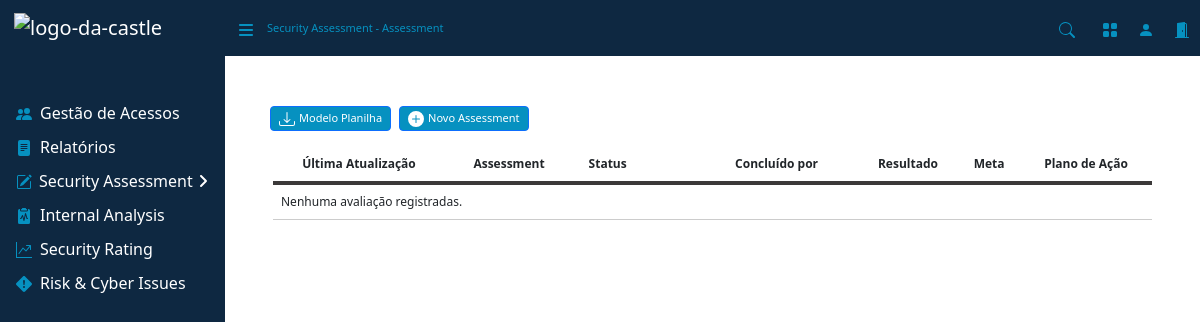
The app's page /assessment/, older data.
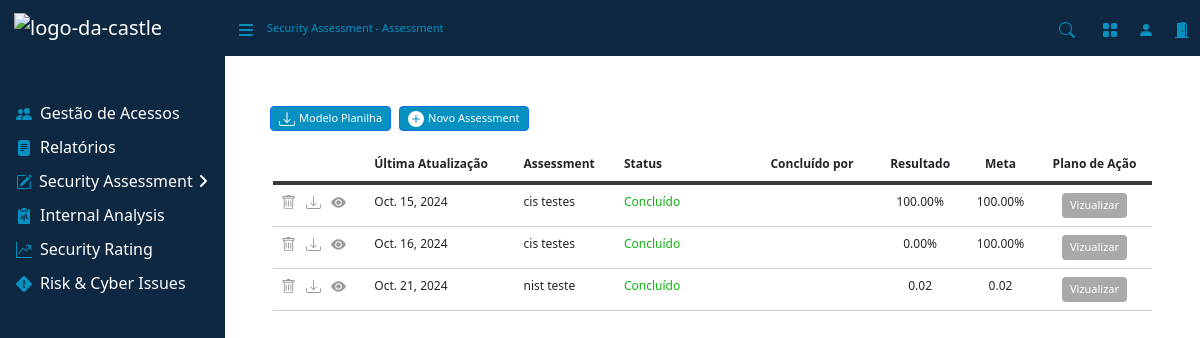
The same page, newer data.
### assessment/models.py (models this page shows, shortened)
class AssessmentModel(models.Model):
    CONCLUIDO = 'Concluído'
    ANDAMENTO = 'Andamento'
    CRITERIO_CHOICES = [
        (CONCLUIDO, 'Concluído'),
        (ANDAMENTO, 'Andamento'),
    ]
    framework = models.ForeignKey(FrameworkModel, on_delete=models.CASCADE)
    nome = models.CharField(max_length=255)
    status = models.CharField(max_length=20, choices=CRITERIO_CHOICES)
    data_upload = models.DateField(auto_now_add=True)
    excel_file = models.FileField(upload_to='assessments/')
    resultado = models.CharField(max_length=255)
    meta = models.CharField(max_length=255)

### assessment/views/assessment.py (the view, shortened to what this page needs)
# urls.py: path('assessment/', views.Assessment.as_view(), name='assessment'),
class Assessment(View):
    template_name = 'paginas/assessment.html'
    def get(self, request):
        frameworks = FrameworkModel.objects.all()  # Obtém todos os objetos de FrameworkModel
        assessments = AssessmentModel.objects.all()  # Obtém todos os objetos de AssessmentModel
        form1 = NovoAssessmentForm()
        return render(request, self.template_name, {
            'form1': form1,
            'frameworks': frameworks,
            'assessments': assessments
        })

### assessment/models.py (called while the page is built)
    def __str__(self):
        return self.nome

### assessment/templates/paginas/assessment.html (shortened to what the changed rows need)
{% extends 'base.html' %}
{% load crispy_forms_tags %}
{% block content %}
<main>
    <div class="table-responsive font-middle px-5">
        <table class="table">
            <thead>
                <tr>
                    <th scope="col"></th>
                    <th scope="col">Última Atualização</th>
                    <th scope="col" class="col-lg">Assessment</th>
                    <th scope="col" class="col-2">Status</th>
                    <th scope="col">Concluído por</th>
                    <th scope="col" style="text-align: center;">Resultado</th>
                    <th scope="col" style="text-align: center;">Meta</th>
                    <th scope="col" style="text-align: center;">Plano de Ação</th>
                </tr>
            </thead>
            <tbody>
                {% for assessment in assessments %}
                <tr>
                    <td>
                        <div class="icon-container" style="display: flex; gap: 10px;">
                            <span class="btn-delete" data-id="{{ assessment.id }}" data-bs-toggle="modal" data-bs-target="#confirmDeleteModal">
                            </span>
                            {% if assessment.excel_file %}
                            <span id="downloadIcon" onclick="window.location.href='{{ assessment.excel_file.url }}'">
                            </span>
                            {% else %}
                                <p>Nenhum arquivo disponível para download</p>
                            {% endif %}
                            <a href="{% url 'redirecionar_framework2' assessment.id %}">
                                <span>
                                    <svg width="16" height="16" fill="currentColor" class="bi-gear-fill" viewBox="0 0 16 16">
                                        <path d="M10.5 8a2.5 2.5 0 1 1-5 0 2.5 2.5 0 0 1 5 0"/>
                                        <path d="M0 8s3-5.5 8-5.5S16 8 16 8s-3 5.5-8 5.5S0 8 0 8m8 3.5a3.5 3.5 0 1 0 0-7 3.5 3.5 0 0 0 0 7"/>
                                    </svg>
                                </span>
                            </a>
                        </div>
                    </td>
                    <td>{{ assessment.data_upload }}</td>
                    <td>{{ assessment.nome }}</td>
                    <td class="nivel" data-nivel="{{ assessment.status }}">{{ assessment.status }}</td>
                    <td></td>
                    <td style="text-align: center;">{{ assessment.resultado }}</td>
                    <td style="text-align: center;">{{ assessment.meta }}</td>
                    <td style="text-align: center;">
                        {% if assessment.status == 'Concluído' %}
                            <a href="{% url 'planodeacao' %}">
                                <button class="btn btn-secondary btn-lg btn-sm" style="background-color: darkgrey; border: none;">Vizualizar</button>
                            </a>
                        {% endif %}
                    </td>
                </tr>
                {% empty %}
                <tr>
                    <td colspan="8">Nenhuma avaliação registradas.</td>
                </tr>
                {% endfor %}
            </tbody>
        </table>
    </div>
</main>
{% endblock %}

Row changes from the older to the newer data that the page shows:
added AssessmentModel: data_upload "Oct. 15, 2024", nome "cis testes", status "Concluído", resultado "100.00%", meta "100.00%", shows "Vizualizar"
added AssessmentModel: data_upload "Oct. 16, 2024", nome "cis testes", status "Concluído", resultado "0.00%", meta "100.00%", shows "Vizualizar"
added AssessmentModel: data_upload "Oct. 21, 2024", nome "nist teste", status "Concluído", resultado "0.02", meta "0.02", shows "Vizualizar"
Text that changed along with them:
text no longer shown: "Nenhuma avaliação registradas."
